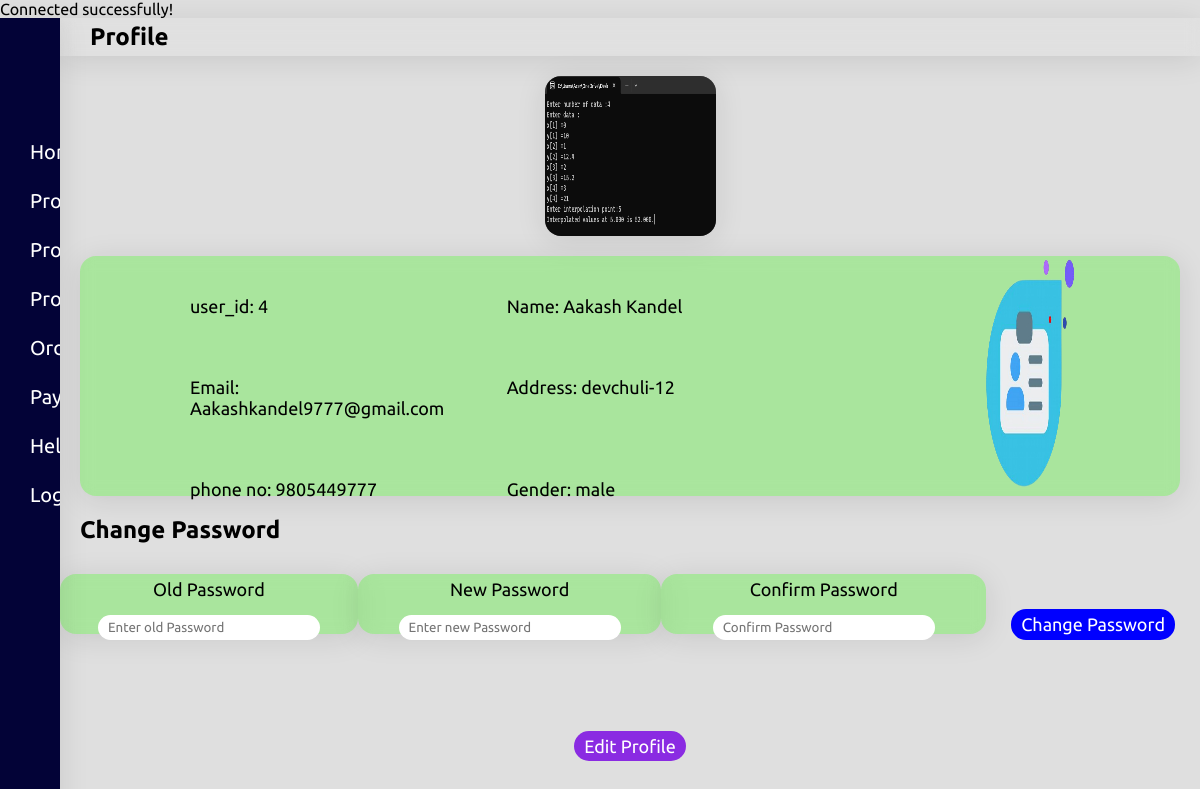
The page /profile.php (signed in) on the database its author committed.
### tables this page shows
CREATE TABLE `userdetails` (
  `user_id` int(11) NOT NULL,
  `name` varchar(100) NOT NULL,
  `email` varchar(50) NOT NULL,
  `phone` varchar(15) NOT NULL,
  `password` varchar(100) NOT NULL,
  `token` varchar(500) NOT NULL,
  `address` varchar(30) NOT NULL,
  `gender` text NOT NULL,
  `role` varchar(10) NOT NULL,
  `registration_date` varchar(20) NOT NULL,
  `image` varchar(500) NOT NULL
);

### profile.php (the view, shortened to what this page needs)
<?php
include('php/connector.php');
$userid = $_SESSION['user_id'];
?>
<!DOCTYPE html>
<html lang="en">
<head>
  <link rel="stylesheet" href="css/profile.css">
  <link rel="stylesheet" href="css/userafterlogin.css">
</head>
<div class="adminmain-container" style="max-width:100%;">
  <div class="menudiv"><?php include("view/app/usermenu.php") ?></div>
  <?php
  $semail = $_SESSION['email'];
  $sql = "SELECT * FROM userdetails Where email='$semail' ";
  $result = mysqli_query($con, $sql);
  while ($data = mysqli_fetch_assoc($result)) {
  ?>
    <div class="dashdiv">
      <div class="profile-title">
        <h2>Profile</h2>
      </div>
      <div class="profileimage">
        <img src="<?= $data['image'] ?>" alt="">
      </div>
      <div class="main-container-profile">
        <div class="profileinfo">
          <div class="inner-profileinfo">
            <label>user_id: <span> <?php echo $data['user_id']; ?></span></label>
          </div>
          <div class="inner-profileinfo">
            <label>Name: <span><?php echo $data['name']; ?></span></label>
          </div>
          <div class="inner-profileinfo">
            <label>Email: <span><?php echo $data['email']; ?></span></label>
          </div>
          <div class="inner-profileinfo">
            <label>Address: <span><?php echo $data['address']; ?></span></label>
          </div>
          <div class="inner-profileinfo">
            <label>phone no: <span><?php echo $data['phone']; ?></span></label>
          </div>
          <div class="inner-profileinfo">
            <label>Gender: <span><?php echo $data['gender']; ?></span></label>
          </div>
        </div>
        <div style=" width:50%; height:100%; display:flex; justify-content:center;" class="bankdetails">
          <img style="width:32%; height:auto;" src="photo/profile.png" alt="">
        </div>
      </div>
    <?php } ?>
    <div class="changepass-profile">
      <h2>Change Password</h2>
      <form action="profile.php" method="POST">
        <div class="passdiv">
          <label>Old Password</label>
          <input type="password" name="oldpass" required placeholder="Enter old Password">
        </div>
        <div class="passdiv">
          <label> New Password</label>
          <input type="password" name="newpass1" required placeholder="Enter new Password">
        </div>
        <div class="passdiv">
          <label>Confirm Password</label>
          <input type="password" name="newpass2" required placeholder="Confirm Password">
        </div>
        <div class="passdiv-button">
          <input type="submit" value="Change Password" name="changepass">
        </div>
      </form>
    </div>
    <div class="editbtn">
      <a href="profileedit.php?id=<?php echo $userid ?>">Edit Profile</a>
    </div>
    </div>
</div>
<!DOCTYPE html>
<html>
<head>
</head>
<body>
</body>
</html>
</body>
</html>

### css/profile.css (style rules this page uses)
* { padding:0px; margin:0px; }
body { height: 100vh; background:rgba(128, 128, 128, 0.252); }
.profileimage { height: 20vh; width: 15%; margin:20px auto; }
.profileimage img { background:gray; border-radius: 16px; box-shadow: 0 4px 30px rgba(0, 0, 0, 0.1); backdrop-filter: blur(6.6px); -webkit-backdrop-filter: blur(6.6px); width:100%; height: 100%; }
.main-container-profile { background-color: rgba(58, 243, 21, 0.322); border-radius: 16px; box-shadow: 0 4px 30px rgba(0, 0, 0, 0.1); backdrop-filter: blur(6.6px); -webkit-backdrop-filter: blur(6.6px); display: flex; height: 30vh; justify-content: center; margin: 20px; }
.bankdetails { height: 6vh; width: 100%; height: 90%; }
.changepass-profile { height: 25vh; }
.profileinfo { display: grid; grid-template-columns: repeat(2, 1fr); grid-gap: 20px; width: 100%; margin: 20px 90px; }
.inner-profileinfo { height: 90%; display: flex; }
.inner-profileinfo label { font-size: 18px; margin: 20px; }
.changepass-profile h2 { margin: 20px; }
.changepass-profile form { display: flex; justify-content: space-around; align-content: center; height: 100%; }
.passdiv { background-color: rgba(58, 243, 21, 0.322); border-radius: 16px; box-shadow: 0 4px 30px rgba(0, 0, 0, 0.1); backdrop-filter: blur(6.6px); -webkit-backdrop-filter: blur(6.6px); margin: 10px 0px; text-align: center; padding: 5px; height: 25%; }
.passdiv label { margin: 10px; font-size: 18px; }
.passdiv input { margin: 15px; border: none; padding: 5px 10px; border-radius: 15px; }
.passdiv-button { margin: 20px 0px; text-align: center; padding: 10px; height: 30%; }
.passdiv-button input { margin: 15px; border: none; padding: 5px 10px; border-radius: 15px; font-size: 18px; background-color: blue; color: white; }
.editbtn { text-align: center; margin-top: 20px; }
.editbtn a { padding: 5px 10px; background-color: blueviolet; text-decoration: none; color: white; border-radius: 15px; font-size: 18px; }
.profile-title { color:black; padding: 5px 30px; background: rgba(255, 255, 255, 0.06); box-shadow: 0 4px 30px rgba(0, 0, 0, 0.1); backdrop-filter: blur(6.6px); -webkit-backdrop-filter: blur(6.6px); }

### css/userafterlogin.css (style rules this page uses)
* { margin:0px; padding:0px; font-family: 'Barlow', sans-serif; font-family: 'Lato', sans-serif; font-family: 'Roboto', sans-serif; font-family: 'Ubuntu', sans-serif; }
.adminmain-container { display:flex; flex-direction: column; max-width: 100%; }
.dashdiv { flex:1; margin-left: 60px; }
.menudiv { position:fixed; z-index: 999; width: 200px; }

### view/app/usermenu.css (style rules this page uses)
* { margin:0px; padding:0px; font-family: 'Barlow', sans-serif; font-family: 'Lato', sans-serif; font-family: 'Roboto', sans-serif; font-family: 'Ubuntu', sans-serif; }

### rows shown on the page
userdetails: image (picture), user_id "4", name "Aakash Kandel", email "Aakashkandel9777@gmail.com", address "devchuli-12", phone "9805449777", gender "male"
